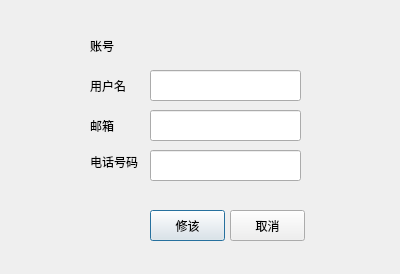
<?xml version="1.0" encoding="UTF-8"?>
<ui version="4.0">
 <class>updateInfo</class>
 <widget class="QDialog" name="updateInfo">
  <property name="geometry">
   <rect>
    <x>0</x>
    <y>0</y>
    <width>400</width>
    <height>274</height>
   </rect>
  </property>
  <property name="windowTitle">
   <string>Dialog</string>
  </property>
  <widget class="QLineEdit" name="input_email">
   <property name="geometry">
    <rect>
     <x>150</x>
     <y>110</y>
     <width>151</width>
     <height>31</height>
    </rect>
   </property>
   <property name="font">
    <font>
     <pointsize>12</pointsize>
    </font>
   </property>
   <property name="echoMode">
    <enum>QLineEdit::Normal</enum>
   </property>
  </widget>
  <widget class="QLabel" name="label_6">
   <property name="geometry">
    <rect>
     <x>90</x>
     <y>80</y>
     <width>54</width>
     <height>12</height>
    </rect>
   </property>
   <property name="text">
    <string>用户名</string>
   </property>
  </widget>
  <widget class="QLabel" name="label_4">
   <property name="geometry">
    <rect>
     <x>90</x>
     <y>120</y>
     <width>54</width>
     <height>12</height>
    </rect>
   </property>
   <property name="text">
    <string>邮箱</string>
   </property>
  </widget>
  <widget class="QLabel" name="label_5">
   <property name="geometry">
    <rect>
     <x>90</x>
     <y>152</y>
     <width>54</width>
     <height>20</height>
    </rect>
   </property>
   <property name="text">
    <string>电话号码</string>
   </property>
  </widget>
  <widget class="QPushButton" name="btn_update">
   <property name="geometry">
    <rect>
     <x>150</x>
     <y>210</y>
     <width>75</width>
     <height>31</height>
    </rect>
   </property>
   <property name="text">
    <string>修该</string>
   </property>
  </widget>
  <widget class="QPushButton" name="btn_Quit">
   <property name="geometry">
    <rect>
     <x>230</x>
     <y>210</y>
     <width>75</width>
     <height>31</height>
    </rect>
   </property>
   <property name="text">
    <string>取消</string>
   </property>
  </widget>
  <widget class="QLabel" name="label">
   <property name="geometry">
    <rect>
     <x>90</x>
     <y>40</y>
     <width>54</width>
     <height>12</height>
    </rect>
   </property>
   <property name="text">
    <string>账号</string>
   </property>
  </widget>
  <widget class="QLineEdit" name="input_userName">
   <property name="geometry">
    <rect>
     <x>150</x>
     <y>70</y>
     <width>151</width>
     <height>31</height>
    </rect>
   </property>
   <property name="font">
    <font>
     <pointsize>12</pointsize>
    </font>
   </property>
  </widget>
  <widget class="QLineEdit" name="input_tel">
   <property name="geometry">
    <rect>
     <x>150</x>
     <y>150</y>
     <width>151</width>
     <height>31</height>
    </rect>
   </property>
   <property name="font">
    <font>
     <pointsize>12</pointsize>
    </font>
   </property>
   <property name="echoMode">
    <enum>QLineEdit::Normal</enum>
   </property>
  </widget>
  <widget class="QLabel" name="lb_acc">
   <property name="geometry">
    <rect>
     <x>150</x>
     <y>30</y>
     <width>150</width>
     <height>31</height>
    </rect>
   </property>
   <property name="text">
    <string/>
   </property>
  </widget>
 </widget>
 <resources/>
 <connections/>
</ui>
